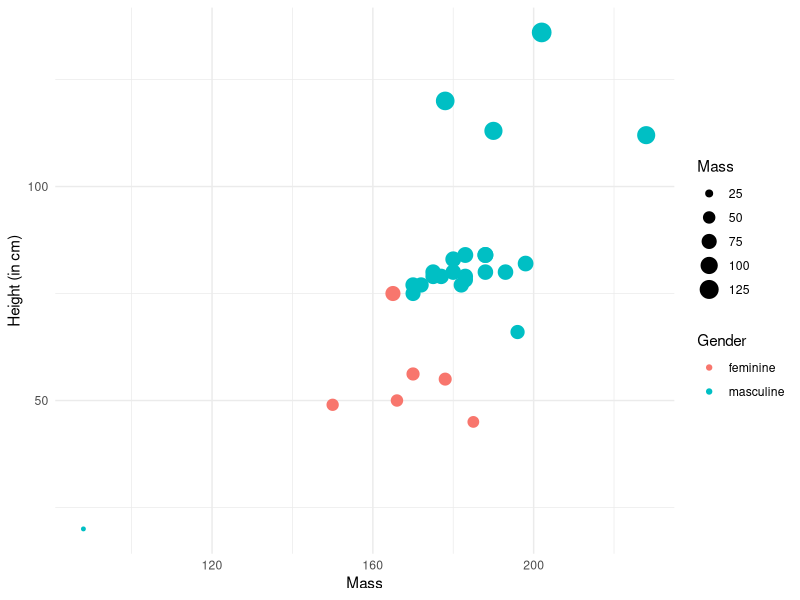

Write the R code that produced this figure.
## ---- chunk 1
#| message: false
#| warning: false

library(tidyverse)
## ---- chunk 2
#| label: fig-starwars
#| fig-cap: A few penguins
starwars |> 
  drop_na() |> 
  ggplot(aes(x = height, y = mass, color = gender, size = mass)) + 
  geom_point() + 
  theme_minimal() +
  labs(x = "Mass",
       y = "Height (in cm)",
       color = "Gender",
       size = "Mass")
